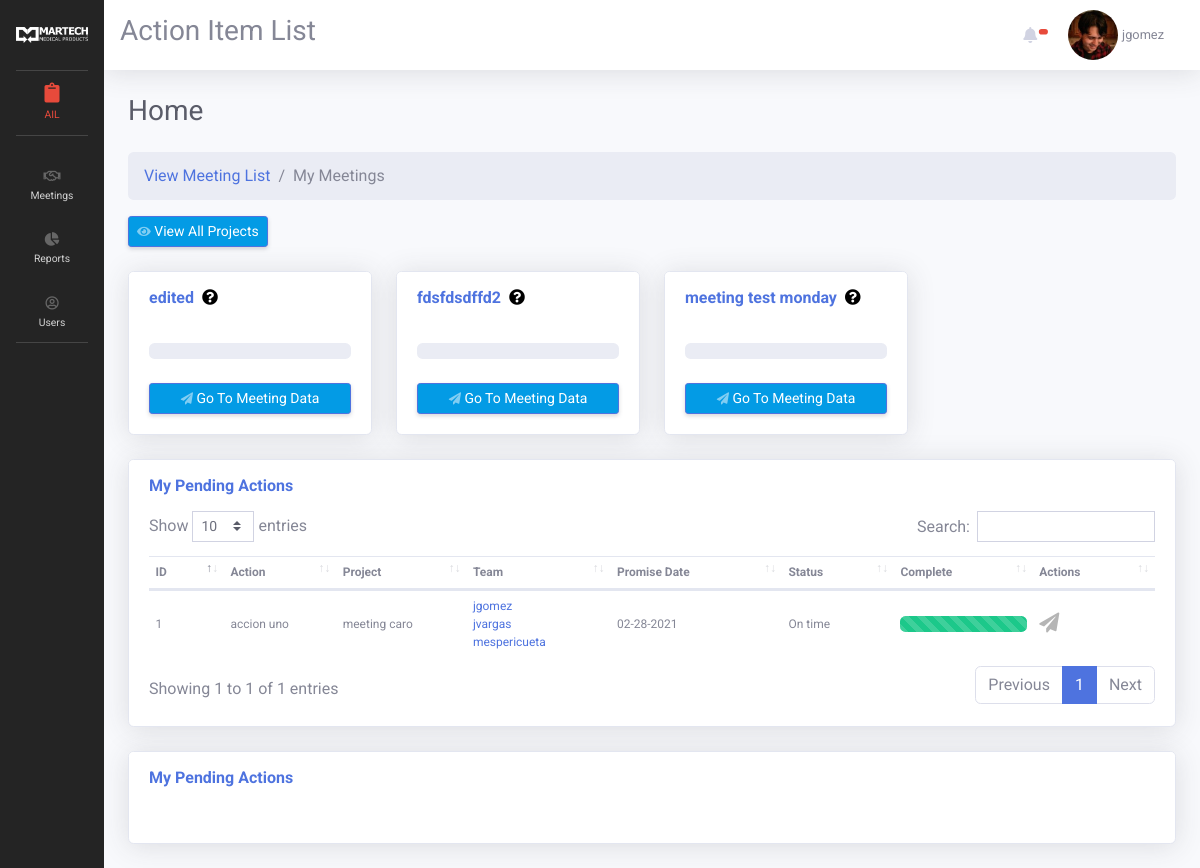
Screenshot of /ailApp/index.php (signed in) with the database file from the repository.
### tables this page shows
CREATE TABLE `meetings` (
  `meeting_id` int(11) NOT NULL,
  `meeting_department_id` int(11) NOT NULL,
  `meeting_name` varchar(255) NOT NULL,
  `meeting_date` date NOT NULL,
  `meeting_active` int(1) NOT NULL DEFAULT 1,
  `meeting_complete` int(1) NOT NULL,
  `meeting_user_id` int(11) NOT NULL
);

CREATE TABLE `action_responsible` (
  `a_responsible_id` int(11) NOT NULL,
  `a_action_id` int(11) NOT NULL,
  `a_responsible_user` int(11) NOT NULL,
  `a_responsible_main` int(1) NOT NULL DEFAULT 0,
  `a_responsible_added_by` int(11) NOT NULL,
  `a_responsible_date` date NOT NULL
);

CREATE TABLE `actions` (
  `action_id` int(11) NOT NULL,
  `action_meeting_id` int(11) NOT NULL,
  `action_name` varchar(255) NOT NULL,
  `action_description` text NOT NULL,
  `action_department` int(11) NOT NULL,
  `action_promise_date` date NOT NULL,
  `action_end_date` date NOT NULL,
  `action_status` int(1) NOT NULL,
  `action_complete` int(1) NOT NULL DEFAULT 0
);

CREATE TABLE `users` (
  `user_id` int(11) NOT NULL COMMENT 'auto incrementing user_id of each user, unique index',
  `user_name` varchar(64) NOT NULL COMMENT 'user''s name, unique',
  `user_password_hash` varchar(255) NOT NULL COMMENT 'user''s password in salted and hashed format',
  `user_email` varchar(64) NOT NULL COMMENT 'user''s email, unique',
  `user_first_name` varchar(255) DEFAULT NULL,
  `user_last_name` varchar(255) DEFAULT NULL,
  `user_employee_number` varchar(255) DEFAULT NULL,
  `user_department` int(11) NOT NULL,
  `user_date` datetime DEFAULT NULL,
  `user_last_update` timestamp NOT NULL DEFAULT current_timestamp() ON UPDATE current_timestamp(),
  `user_phone` varchar(25) DEFAULT NULL,
  `user_areacode` varchar(5) DEFAULT NULL,
  `user_level` int(1) NOT NULL DEFAULT 0,
  `user_image` varchar(255) NOT NULL DEFAULT 'uploads/user_img/noimage.png',
  `user_locked` int(1) NOT NULL DEFAULT 0,
  `user_suspend` int(1) NOT NULL DEFAULT 0,
  `user_active` int(1) NOT NULL DEFAULT 1
);

### ailApp/views/pages/default.php (the view, shortened to what this page needs)
<div class="d-sm-flex align-items-center justify-content-between mb-4">
  <h1 class="h3 mb-0 text-gray-800">Home</h1>
</div>
<nav aria-label="breadcrumb">
  <ol class="breadcrumb">
    <li class="breadcrumb-item"><a href="#">View Meeting List</a></li>
    <li class="breadcrumb-item active" aria-current="page">My Meetings</li>
  </ol>
</nav>
<div  class="d-sm-flex align-items-center justify-content-between mb-4">
    <a href="index.php?page=meeting_list" class="d-none d-sm-inline-block btn btn-sm btn-primary shadow-sm"><i class="fas fa-eye fa-sm text-white-50"></i> View All Projects</a>
</div>
<div class="row">
<?php
  $query = "SELECT * FROM meetings WHERE meeting_user_id = {$_SESSION['quatroapp_user_id']}";
  $result = mysqli_query($connection, $query);
  while($row = mysqli_fetch_array($result)):
?>
<div class="col-lg-3">
        <div class="card shadow mb-4 ">
            <div class="card-header py-3">
                <h6 class="m-0 font-weight-bold text-primary"><?php echo $row['meeting_name'] ?>&nbsp;&nbsp;<i data-toggle='tooltip' data-placement='right' title="You this meetings organizer: <?php echo $row['meeting_name'] ?>" style="color: #000000;" class="fa fa-question-circle"></i></h6>
            </div>
            <div class="card-body">
              <?php
              $cont = 0;
              $query = "SELECT * FROM actions WHERE action_meeting_id = {$row['meeting_id']}";
              $run = mysqli_query($connection, $query);
              $total = mysqli_num_rows($run);
              if($total == 0 || $cont == 0)
              {
                  $percentage = 0;
              }
              else
              {
                  $percentage = ceil(($cont/$total)*100);
              }
              if($percentage <= 25)
              {
                  $bg = "bg-danger";
              }
              elseif($percentage > 25 && $percentage <= 75)
              {
                  $bg = "bg-warning";
              }
              elseif($percentage > 75 && $percentage <= 99)
              {
                  $bg = "bg-success";
              }
              else
              {
                  $bg = "bg-primary";
              }
              ?>
              <div data-toggle='tooltip' data-placement='top' title='<?php echo  $cont . " Of " . $total . " Tasks Completed"?>' class="progress">
              </div>
              <br>
              <a href="index.php?page=meeting_view&meeting_id=<?php echo $row['meeting_id']; ?>" class="d-none d-sm-inline-block btn btn-sm btn-primary shadow-sm btn-block"><i class="fas fa-paper-plane fa-sm text-white-50"></i> Go To Meeting Data</a>
            </div>
    </div>
</div>
<?php
  endwhile;
?>
</div>
<div>
<div class="cokl-lg-12">
<div class="card shadow mb-4">
    <div class="card-header py-3">
        <h6 class="m-0 font-weight-bold text-primary">My Pending Actions</h6>
    </div>
        <div class="card-body">
            <div style="margin-top:-20px;" class="table-responsive">
            <table  style="font-size: 14px; vertical-align:middle; " class="table  order-column " id="dataTable" width="100%" cellspacing="0">
                <thead>
                <tr>
                    <th>ID</th>
                    <th>Action</th>
                    <th>Project</th>
                    <th>Team</th>
                    <th>Promise Date</th>
                    <th>Status</th>
                    <th>Complete</th>
                    <th>Actions</th>
                </tr>
                </thead>
                <tbody>
                    <?php
                    $query = "SELECT * FROM action_responsible
                    LEFT JOIN actions ON action_responsible.a_action_id = actions.action_id
                    LEFT JOIN meetings ON actions.action_meeting_id = meetings.meeting_id
                    WHERE a_responsible_user = {$_SESSION['quatroapp_user_id']} AND action_complete = 0";
                    $result = mysqli_query($connection, $query);
                    while($row = mysqli_fetch_array($result)):
                    ?>
                        <tr>
                            <td><?php echo $row['action_id'];  ?></td>
                            <td><?php echo $row['action_name'];  ?></td>
                            <td><?php echo $row['meeting_name'];  ?></td>
                            <td>
                                <?php
                                $query2 = "SELECT * FROM action_responsible
                                LEFT JOIN users ON action_responsible.a_responsible_user = users.user_id
                                WHERE a_action_id = {$row['action_id']}";
                                $result2 = mysqli_query($connection, $query2);
                                while($row2 = mysqli_fetch_array($result2)):
                                if($row2['a_responsible_main'] == 1)
                                {
                                    $icon = "<i class='fas fa-exclamation-circle text-danger'></i>";
                                }
                                else
                                {
                                    $icon = "";
                                }
                                ?>
                                    <a href="index.php?page=user_info&user_id=<?php echo $row2['user_id'] ?>"><?php echo $row2['user_name'] ?>&nbsp;&nbsp;<?php echo $icon ?></a><br>
                                <?php endwhile; ?>
                            </td>
                            <td><?php echo date('m-d-Y', strtotime($row['action_promise_date']));  ?></td>
                            <td>
                                <?php
                                    if($row['action_status'] == 0 && $row['action_promise_date'] <= date("Y-m-d"))
                                    {
                                        echo "Late";
                                    }
                                    elseif($row['action_status'] == 0 && $row['action_promise_date'] > date("Y-m-d"))
                                    {
                                        echo "On time";
                                    }
                                ?>
                            </td>
                            <td>
                            <?php
                            if($row['action_complete'] == 1)
                            {
                                $bg = "bg-primary";
                                $text = "Completed";
                            }
                            elseif($row['action_complete'] == 0 && $row['action_promise_date'] < date("Y-m-d"))
                            {
                                $bg = "bg-danger";
                                $text = "Late";
                            }
                            elseif($row['action_complete'] == 0 && $row['action_promise_date'] > date("Y-m-d"))
                            {
                                $bg = "bg-success";
                                $text = "On Going";
                            }
                            ?>
                                <div data-toggle='tooltip' data-placement='left' title='<?php echo  $text ?>' class="progress">
                                    <div class="progress-bar progress-bar-striped progress-bar-animated <?php echo $bg; ?>" role="progressbar" aria-valuenow="100" aria-valuemin="0" aria-valuemax="100" style="width: 100%"></div>
                                </div>
                            </td>
                            <td>
                                <a href='index.php?page=view_update&action_id=<?php echo $row['action_id']?>'  class=''  data-cat-name='{$row['user_name']}' data-cat-id='{$row['user_id']}'><i data-toggle='tooltip' data-placement='left' title='Go to Action Details' style='font-size: 20px; color:#b5b5b5' class='fas fa-paper-plane options'></i></a>
                            </td>
                        </tr>
                    <?php endwhile; ?>
                </tbody>
            </table>
        </div>
    </div>
</div>
</div>
<div>
<div class="cokl-lg-12">
<div class="card shadow mb-4">
    <div class="card-header py-3">
        <h6 class="m-0 font-weight-bold text-primary">My Pending Actions</h6>
    </div>
        <div class="card-body">
        </div>
</div>
</div>
</div>

### ailApp/views/includes/header.php (style rules this page uses)
body { font-family: 'Roboto', sans-serif; }
tr { font-size: 12px; }
.btn-primary { background-color: #039be5; }
.table-responsive { width: 100%; }
.card-header { background-color: #fff; border-bottom: #fff; }
td { vertical-align: middle; }
.odd { vertical-align: middle; }

### rows the page displays
meetings: meeting_name "edited"
meetings: meeting_name "fdsfdsdffd2"
meetings: meeting_name "meeting test monday"
action_responsible: actions.action_id "1", actions.action_name "accion uno", meetings.meeting_name "meeting caro", users.user_name "jgomez", actions.action_promise_date "02-28-2021"
action_responsible: users.user_name "jvargas"
action_responsible: users.user_name "mespericueta"

### other values shown
$_SESSION['quatroapp_user_name'] "jgomez"
